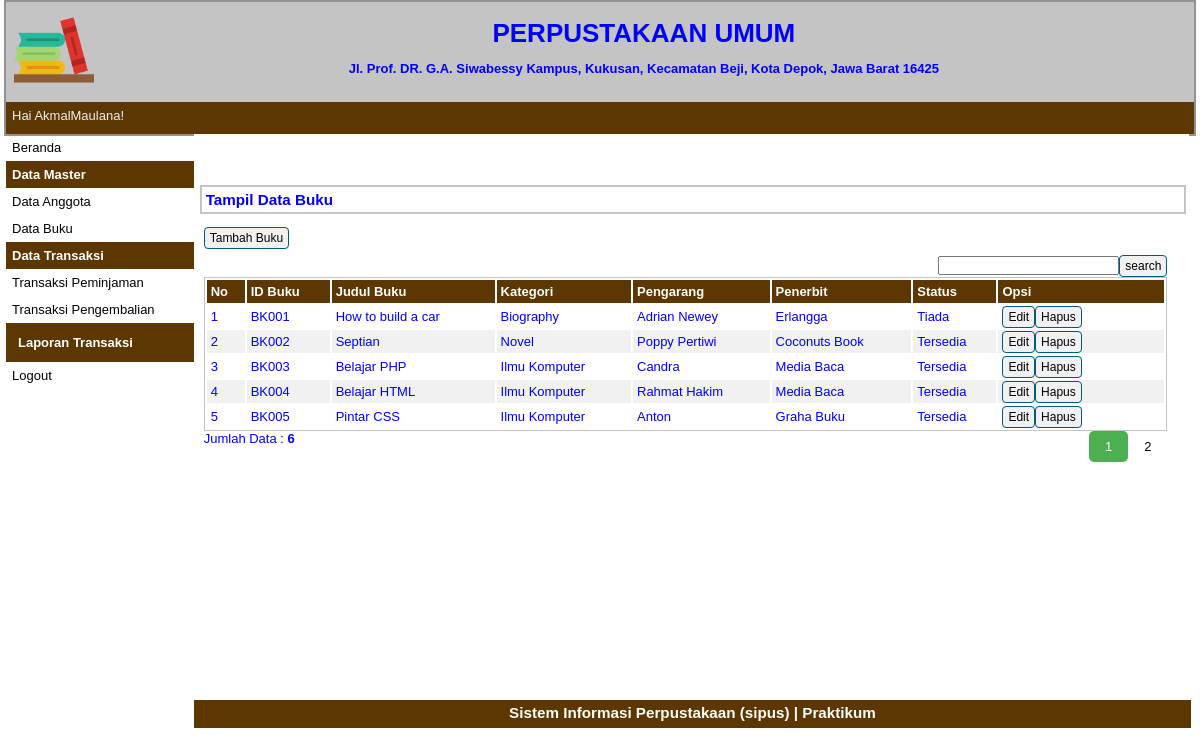
The app's page /index.php?p=buku (signed in) with its own data.
### tables this page shows
CREATE TABLE `buku` (
  `id_buku` varchar(5) NOT NULL,
  `judul_buku` varchar(50) NOT NULL,
  `kategori` varchar(50) NOT NULL,
  `pengarang` varchar(50) NOT NULL,
  `penerbit` varchar(50) NOT NULL,
  `status` varchar(10) NOT NULL
);

### pages/buku.php (the view, shortened to what this page needs)
<div id="label-page"><h3>Tampil Data Buku</h3></div>
<div id="content">
	<p id="tombol-tambah-container"><a href="index.php?p=buku-input" class="tombol">Tambah Buku</a>
	<FORM CLASS="form-inline" METHOD="POST">
	<div align="right"><form method=post><input type="text" name="pencarian"><input type="submit" name="search" value="search" class="tombol"></form>
	</FORM>
	</p>
	<table id="tabel-tampil">
		<tr>
			<th id="label-tampil-no">No</td>
			<th>ID Buku</th>
			<th>Judul Buku</th>
			<th>Kategori</th>
			<th>Pengarang</th>
			<th>Penerbit</th>
            <th>Status</th>
			<th id="label-opsi">Opsi</th>
		</tr>
		<?php
		$batas = 5;
		extract($_GET);
		if(empty($hal)){
			$posisi = 0;
			$hal = 1;
			$nomor = 1;
		}
		else {
			$posisi = ($hal - 1) * $batas;
			$nomor = $posisi+1;
		}
		if($_SERVER['REQUEST_METHOD'] == "POST"){
			$pencarian = trim(mysqli_real_escape_string($db, $_POST['pencarian']));
			if($pencarian != ""){
				$sql = "SELECT * FROM buku WHERE judul_buku LIKE '%$pencarian%'
						OR kategori LIKE '%$pencarian%'
						OR pengarang LIKE '%$pencarian%'
						OR penerbit LIKE '%$pencarian%'";
				$query = $sql;
				$queryJml = $sql;
			}
			else {
				$query = "SELECT * FROM buku LIMIT $posisi, $batas";
				$queryJml = "SELECT * FROM buku";
				$no = $posisi * 1;
			}
		}
		else {
			$query = "SELECT * FROM buku LIMIT $posisi, $batas";
			$queryJml = "SELECT * FROM buku";
		}
		$q_tampil_buku = mysqli_query($db, $query);
		if(mysqli_num_rows($q_tampil_buku)>0)
		{
		while($r_tampil_buku=mysqli_fetch_array($q_tampil_buku)){
		?>
		<tr>
			<td><?php echo $nomor; ?></td>
			<td><?php echo $r_tampil_buku['id_buku']; ?></td>
			<td><?php echo $r_tampil_buku['judul_buku']; ?></td>
			<td><?php echo $r_tampil_buku['kategori']; ?> </td>
			<td><?php echo $r_tampil_buku['pengarang']; ?></td>
			<td><?php echo $r_tampil_buku['penerbit']; ?></td>
			<td><?php echo $r_tampil_buku['status']; ?></td>
			<td>
				<div class="tombol-opsi-container"><a href="index.php?p=buku-edit&id=<?php echo $r_tampil_buku['id_buku'];?>" class="tombol">Edit</a></div>
				<div class="tombol-opsi-container"><a href="proses/buku-hapus.php?id=<?php echo $r_tampil_buku['id_buku']; ?>" onclick = "return confirm ('Apakah Anda Yakin Akan Menghapus Data Ini?')" class="tombol">Hapus</a></div>
			</td>
		</tr>
		<?php $nomor++; }
		}
		else {
			echo "<tr><td colspan=6>Data Tidak Ditemukan</td></tr>";
		}?>
	</table>
	<?php
	if(isset($_POST['pencarian'])){
	if($_POST['pencarian']!=''){
		echo "<div style=\"float:left;\">";
		$jml = mysqli_num_rows(mysqli_query($db, $queryJml));
		echo "Data Hasil Pencarian: <b>$jml</b>";
		echo "</div>";
	}
	}
	else{ ?>
		<div style="float: left;">
		<?php
			$jml = mysqli_num_rows(mysqli_query($db, $queryJml));
			echo "Jumlah Data : <b>$jml</b>";
		?>
		</div>
		<div class="pagination">
				<?php
				$jml_hal = ceil($jml/$batas);
				for($i=1; $i<=$jml_hal; $i++){
					if($i != $hal){
						echo "<a href=\"?p=buku&hal=$i\">$i</a>";
					}
					else {
						echo "<a class=\"active\">$i</a>";
					}
				}
				?>
		</div>
	<?php
	}
	?>
</div>

### index.php (shortened to what this page needs)
<?php
if (isset($_SESSION['sesi'])) {
?>
  <!doctype html>
  <html>
  <head>
    <link rel="stylesheet" type="text/css" href="style.css">
  </head>
  <body>
    <div id="container">
      <div id="header">
        <div id="logo-perpustakaan-container">
          <image id="logo-perpustakaan" src="images/logo-perpustakaan3.png" border=0 style="border:0; text-decoration:none; outline:none">
        </div>
        <div id="nama-alamat-perpustakaan-container">
          <div class="nama-alamat-perpustakaan">
            <h1> PERPUSTAKAAN UMUM </h1>
          </div>
          <div class="nama-alamat-perpustakaan">
            <h4> Jl. Prof. DR. G.A. Siwabessy Kampus, Kukusan, Kecamatan Beji, Kota Depok, Jawa Barat 16425</h4>
          </div>
        </div>
      </div>
      <div id="header2">
        <div id="nama-user">Hai <?php echo $_SESSION['sesi'];
                                ?>!</div>
      </div>
      <div id="sidebar">
        <a href="index.php?p=beranda">Beranda</a>
        <p class="label-navigasi">Data Master</p>
        <ul>
          <li><a href="index.php?p=anggota">Data Anggota</a></li>
          <li><a href="index.php?p=buku">Data Buku</a></li>
        </ul>
        <p class="label-navigasi">Data Transaksi</p>
        <ul>
          <li><a href="index.php?p=transaksi-peminjaman">Transaksi Peminjaman</a></li>
          <li><a href="index.php?p=transaksi-pengembalian">Transaksi Pengembalian</a></li>
        </ul>
        <p class="label-navigasi" style="color: white;"><a href="index.php?p=laporan-transaksi" style="color: white;">Laporan Transaksi</a></p>
        <a href="logout.php">Logout</a>
      </div>
      <div id="content-container">
        <div class="container">
          <div class="row"><br /><br /><br />
          </div>
        </div>
        <?php
        $pages_dir = 'pages';
        if (!empty($_GET['p'])) {
          $pages = scandir($pages_dir, 0);
          unset($pages[0], $pages[1]);
          $p = $_GET['p'];
          if (in_array($p . '.php', $pages)) {
            include($pages_dir . '/' . $p . '.php');
          } else {
            echo 'Halaman Tidak Ditemukan';
          }
        } else {
          include($pages_dir . '/beranda.php');
        }
        ?>
      </div>
      <div id="footer">
        <h3>Sistem Informasi Perpustakaan (sipus) | Praktikum </h3>
      </div>
    </div>
  </body>
  </html>
<?php
} else {
  header('location:login.php');
}
?>

### style.css (style rules this page uses)
* { margin:0px; padding:0px }
body { font-family:sans-serif; font-size:13px; color:blue; }
.pagination { display: inline-block; }
.pagination a { color: black; float: left; padding: 8px 16px; text-decoration: none; }
.pagination a.active { background-color: #4CAF50; color: white; border-radius: 5px; }
#container { width:99%; margin:0px auto; border:2px solid #919191; background-color:#C4C4C4; }
#header { width:100%; height:100px; background-color:#C4C4C4; }
#logo-perpustakaan-container { float:left; width:6%; height:80%; padding:8px; }
#logo-perpustakaan { width:80px; height:80px; border:2px solid #FFFFFF; }
#nama-alamat-perpustakaan-container { float:left; width:90%; padding:10px; }
.nama-alamat-perpustakaan { float:left; width:100%; padding:6px; text-align:center; }
#header2 { width:100%; height:32px; background-color:#5C3701; color:#FFFFFF; }
#nama-user { float:left; color:#EEEEEE; padding:6px; }
#sidebar { float:left; width:15.8%; }
#sidebar ul { list-style:none; }
#sidebar a:link, #sidebar a:visited { color:black; text-decoration:none; display:block; padding:6px; }
.label-navigasi { background-color:#5C3701; padding:6px; color:white; font-weight:bold; }
#content-container { float:left; width:83.8%; background-color:#FFFFFF; }
#footer { width:99.4%; height:20px; clear:both; text-align:center; padding:4px; background-color:#5C3701; color:#FFFFFF; }
#label-page { margin-top:6px; margin-bottom:6px; margin-left:6px; border:2px solid #C4C4C4; padding:4px; width:97.9%; }
#content { float:left; width:96.8%; min-height:454px; background-image : border:2px solid #C4C4C4; padding:10px; margin-bottom:6px; }
.tombol { border-radius:4px; font-size:12px; text-decoration:none; background-color:#F1F1F1; padding-top:3px; padding-bottom:3px; padding-left:5px; padding-right:5px; border:1px solid #01597E; color:black; }
#tombol-tambah-container { margin-bottom:10px; }
#tabel-tampil { border:1px solid #C4C4C4; width:100%; }
#tabel-tampil tr:nth-child(odd) { background-color:#F1F1F1; }
#tabel-tampil tr th { background-color:#5C3701; color:#FFFFFF; padding:4px; text-align:left; }
#tabel-tampil td { padding:4px; }
#label-tampil-no { width:30px; }
#label-opsi { width:158px; font-weight:bold; }
.tombol-opsi-container { float:left; }

### records on screen
buku: id_buku "BK001", judul_buku "How to build a car", kategori "Biography", pengarang "Adrian Newey", penerbit "Erlangga", status "Tiada"
buku: id_buku "BK002", judul_buku "Septian", kategori "Novel", pengarang "Poppy Pertiwi", penerbit "Coconuts Book", status "Tersedia"
buku: id_buku "BK003", judul_buku "Belajar PHP", kategori "Ilmu Komputer", pengarang "Candra", penerbit "Media Baca", status "Tersedia"
buku: id_buku "BK004", judul_buku "Belajar HTML", kategori "Ilmu Komputer", pengarang "Rahmat Hakim", penerbit "Media Baca", status "Tersedia"
buku: id_buku "BK005", judul_buku "Pintar CSS", kategori "Ilmu Komputer", pengarang "Anton", penerbit "Graha Buku", status "Tersedia"

### other values on screen
$_SESSION['sesi'] "AkmalMaulana"
$jml "6"
